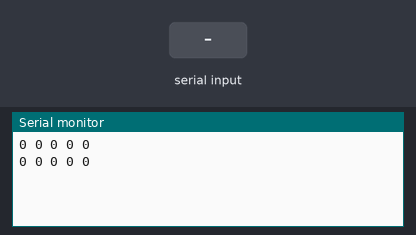
The sketch below on a simulated Arduino Uno, built with avr-gcc and run on an emulated ATmega328P. On the bench: the last lines printed to the serial monitor. The inputs (shaded band) are chosen by the test bench.

Above: at 1.2 s.
1.3 s: "s" received over Serial
At 2.6 s:
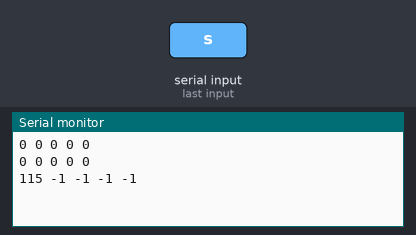
2.8 s: "e" received over Serial
At 3.8 s:
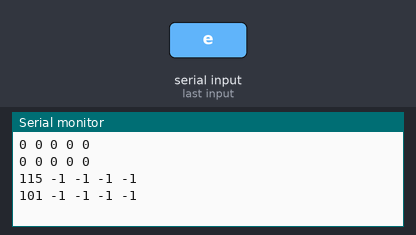
Timing chart, 0 to 5.8 s (numbered marks = the images above; inputs shaded):
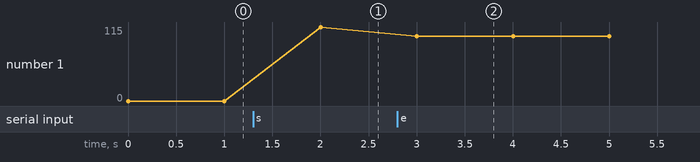

Measured:
- after the input at 1.3 s, the serial monitor: prints a new line after 0.70 s (image 1)
- after the input at 2.8 s, the serial monitor: prints a new line after 0.20 s (image 2)
- plotted number 1: 0 → 115 after the input at 1.3 s, 115 → 101 after the input at 2.8 s

The sketch:

Serial_read4char_string.ino
```cpp
#include <EEPROM.h>
int a;int b;int c;int d;int e;
void setup () {
  Serial.begin(9600);
}
void loop () {
  while (Serial.available() > 0) {
    a = Serial.read();
    b = Serial.read();
    c = Serial.read();
    d = Serial.read();
    e = Serial.read();
  }
  Serial.print(a);Serial.print(" ");
  Serial.print(b);Serial.print(" ");
  Serial.print(c);Serial.print(" ");
  Serial.print(d);Serial.print(" ");
  Serial.print(e);Serial.print(" ");
  Serial.println();
  if (a == 115) {
    if (b == 101) {
      if (c == 98) {
        if (d == 111) {
          Serial.println();
          Serial.println("heslo je potvrede =) sebo");
          Serial.println();
        }}}}
  delay(1000);
}
```
